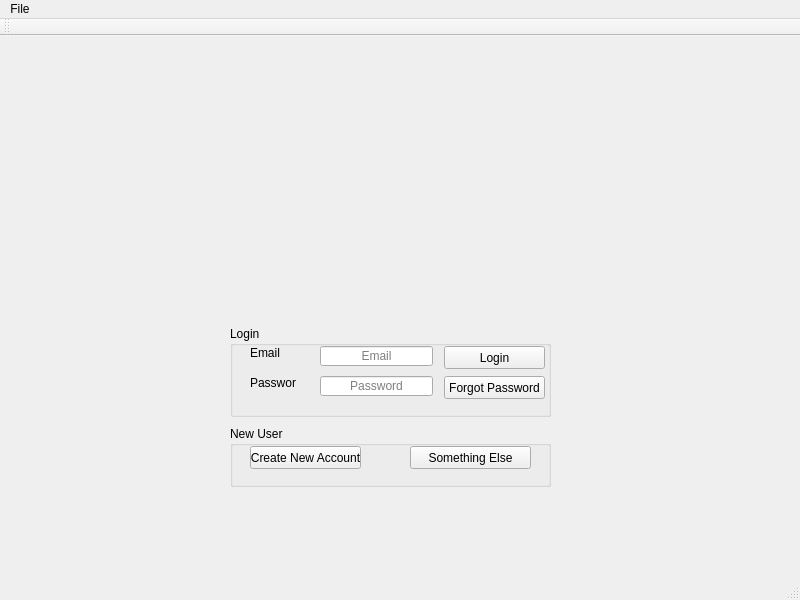
<?xml version="1.0" encoding="UTF-8"?>
<ui version="4.0">
 <class>MainWindow</class>
 <widget class="QMainWindow" name="MainWindow">
  <property name="geometry">
   <rect>
    <x>0</x>
    <y>0</y>
    <width>800</width>
    <height>600</height>
   </rect>
  </property>
  <property name="windowTitle">
   <string>MainWindow</string>
  </property>
  <property name="autoFillBackground">
   <bool>false</bool>
  </property>
  <property name="styleSheet">
   <string notr="true"/>
  </property>
  <widget class="QWidget" name="centralWidget">
   <widget class="QGroupBox" name="groupBox">
    <property name="geometry">
     <rect>
      <x>230</x>
      <y>290</y>
      <width>321</width>
      <height>91</height>
     </rect>
    </property>
    <property name="title">
     <string>Login</string>
    </property>
    <widget class="QLineEdit" name="lineEdit">
     <property name="geometry">
      <rect>
       <x>90</x>
       <y>20</y>
       <width>113</width>
       <height>20</height>
      </rect>
     </property>
     <property name="autoFillBackground">
      <bool>false</bool>
     </property>
     <property name="alignment">
      <set>Qt::AlignCenter</set>
     </property>
     <property name="placeholderText">
      <string>Email</string>
     </property>
    </widget>
    <widget class="QLineEdit" name="lineEdit_2">
     <property name="geometry">
      <rect>
       <x>90</x>
       <y>50</y>
       <width>113</width>
       <height>20</height>
      </rect>
     </property>
     <property name="alignment">
      <set>Qt::AlignCenter</set>
     </property>
     <property name="placeholderText">
      <string>Password</string>
     </property>
    </widget>
    <widget class="QLabel" name="label_4">
     <property name="geometry">
      <rect>
       <x>20</x>
       <y>20</y>
       <width>46</width>
       <height>13</height>
      </rect>
     </property>
     <property name="text">
      <string>Email</string>
     </property>
    </widget>
    <widget class="QLabel" name="label_5">
     <property name="geometry">
      <rect>
       <x>20</x>
       <y>50</y>
       <width>46</width>
       <height>13</height>
      </rect>
     </property>
     <property name="text">
      <string>Password</string>
     </property>
    </widget>
    <widget class="QPushButton" name="pushButton">
     <property name="geometry">
      <rect>
       <x>214</x>
       <y>20</y>
       <width>101</width>
       <height>23</height>
      </rect>
     </property>
     <property name="text">
      <string>Login</string>
     </property>
    </widget>
    <widget class="QPushButton" name="pushButton_4">
     <property name="geometry">
      <rect>
       <x>214</x>
       <y>50</y>
       <width>101</width>
       <height>23</height>
      </rect>
     </property>
     <property name="text">
      <string>Forgot Password</string>
     </property>
    </widget>
   </widget>
   <widget class="QGroupBox" name="groupBox_2">
    <property name="geometry">
     <rect>
      <x>230</x>
      <y>390</y>
      <width>321</width>
      <height>61</height>
     </rect>
    </property>
    <property name="title">
     <string>New User</string>
    </property>
    <widget class="QPushButton" name="pushButton_2">
     <property name="geometry">
      <rect>
       <x>20</x>
       <y>20</y>
       <width>111</width>
       <height>23</height>
      </rect>
     </property>
     <property name="text">
      <string>Create New Account</string>
     </property>
    </widget>
    <widget class="QPushButton" name="pushButton_3">
     <property name="geometry">
      <rect>
       <x>180</x>
       <y>20</y>
       <width>121</width>
       <height>23</height>
      </rect>
     </property>
     <property name="text">
      <string>Something Else</string>
     </property>
    </widget>
   </widget>
  </widget>
  <widget class="QMenuBar" name="menuBar">
   <property name="geometry">
    <rect>
     <x>0</x>
     <y>0</y>
     <width>800</width>
     <height>21</height>
    </rect>
   </property>
   <widget class="QMenu" name="menuNo">
    <property name="title">
     <string>File</string>
    </property>
    <addaction name="actionExit"/>
   </widget>
   <addaction name="menuNo"/>
  </widget>
  <widget class="QToolBar" name="mainToolBar">
   <attribute name="toolBarArea">
    <enum>TopToolBarArea</enum>
   </attribute>
   <attribute name="toolBarBreak">
    <bool>false</bool>
   </attribute>
  </widget>
  <widget class="QStatusBar" name="statusBar"/>
  <action name="actionExit">
   <property name="text">
    <string>Exit</string>
   </property>
  </action>
 </widget>
 <layoutdefault spacing="6" margin="11"/>
 <resources/>
 <connections/>
</ui>
